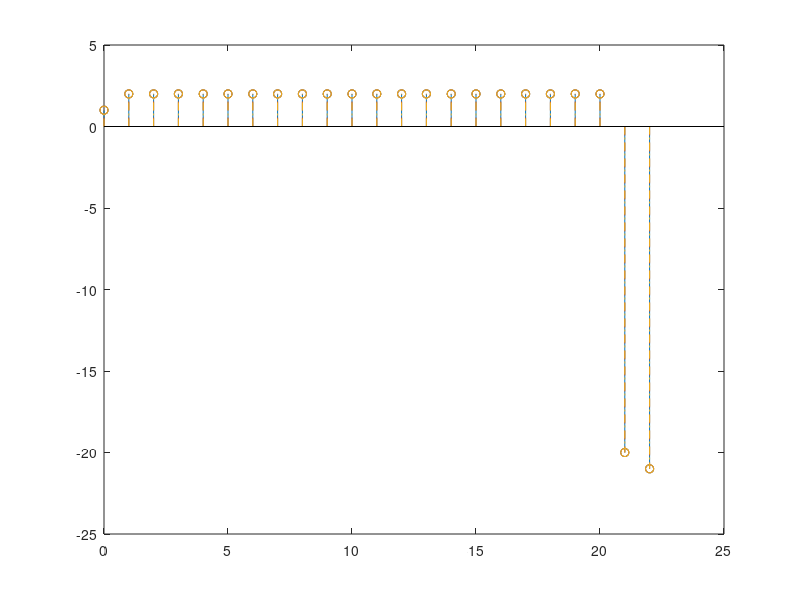

Reproduce this figure in MATLAB.
% Es 21

% overlap and add and overlap and save methods. 
% Given x(n) = n + 1, n in [0, 19]
% h(n) is a FIR filter, h(n) = [1, 0, -1], n in [0, 2]
% Compute the linear convolution between x and h
% Compute the same result with the overlap and add method, using L = 6.
% Compute the same result with the overlap and save method, using L = 6.

close all
clearvars
clc

%% define signals

n_x = 0:20;
x = n_x + 1;
h = [1, 0, -1];
n_h = 0:2;

%% linear convolution

y = conv(x, h);
n_y = n_x(1) + n_h(1) : n_x(end) + n_h(end);

figure, stem(n_y, y);

%% overlap and add method.

L = 6;
Lconv = L + length(h) - 1;

% how many non-overlapping blocks of length 6 are there in x? 
num_blocks = ceil(length(x) / L);

if length(x) < num_blocks * L
    % pad x with zeros 
    x_pad = padarray(x, [0, num_blocks*L - length(x)], 'post');
else
    x_pad = x;
end

y_oa = zeros(1, Lconv*num_blocks);
% you can directly tell matlab the fft samples. In case the input has a 
% duration < Lconv, Matlab performs zero-padding 
% filter_f = fft(h, Lconv);
filter_f = fft([h, zeros(1, Lconv- length(h))]);

for b = 1:num_blocks
    
    block_f = fft([x_pad(1 + (b-1)*(L):(b-1)*L + L), zeros(1, Lconv-L)]);
    
    y_block = ifft(block_f .* filter_f);
    y_oa(1 + (b-1)*(L):(b-1)*L + Lconv) = ...
        y_oa(1 + (b-1)*(L):(b-1)*L + Lconv) + y_block;   
    
end

y_oa = y_oa(1:length(x) + length(h) -1);
hold on; 
stem(n_y, y_oa, '--');

%% overlap and save method.

L = 6;
% number of wrong samples = overlap size. 
error = length(h) - 1;

% pad arrays
h_L = padarray(h, [0, L-length(h)], 'post');
x_L = padarray(x, [0, error], 'pre');

% how many overlapped blocks of length(L) in x_L?
num_blocks = ceil((length(x_L) - L)/(L-error)) + 1;

% in case x_L is not long enough, add zeros
if length(x_L) < (num_blocks - 1)*(L-error) + L
    x_L = [x_L, zeros(1, (num_blocks - 1)*(L-error) + L - length(x_L))];
end

y_os = [];
filter_f = fft(h_L);

for b = 1: num_blocks    
    
    block_f = fft(x_L(1 + (b-1)*(L - error):(b-1)*(L - error) + L));
    y_block = ifft(block_f .* filter_f);
    y_os = [y_os, y_block(length(h):end)];
    
end

y_os = y_os(1:length(x) + length(h) -1 );

hold on, 
stem(n_y, y_os, '-.o')

